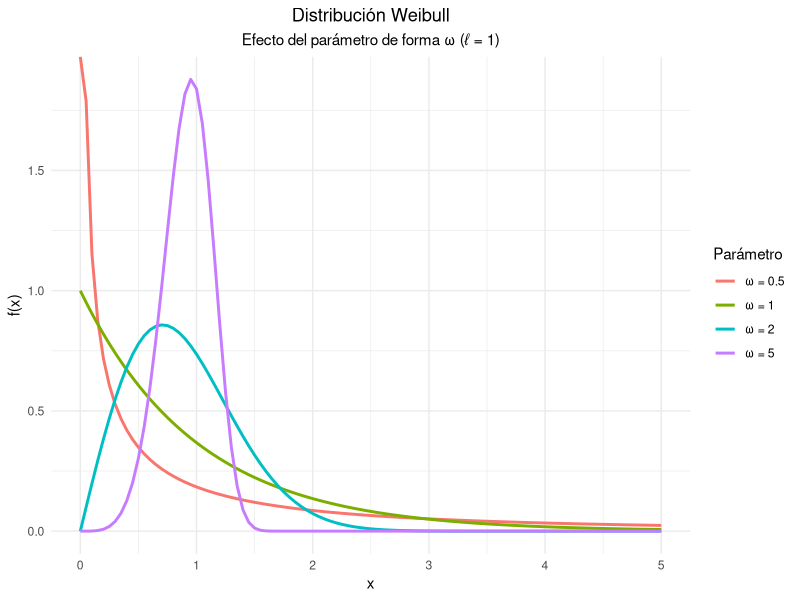
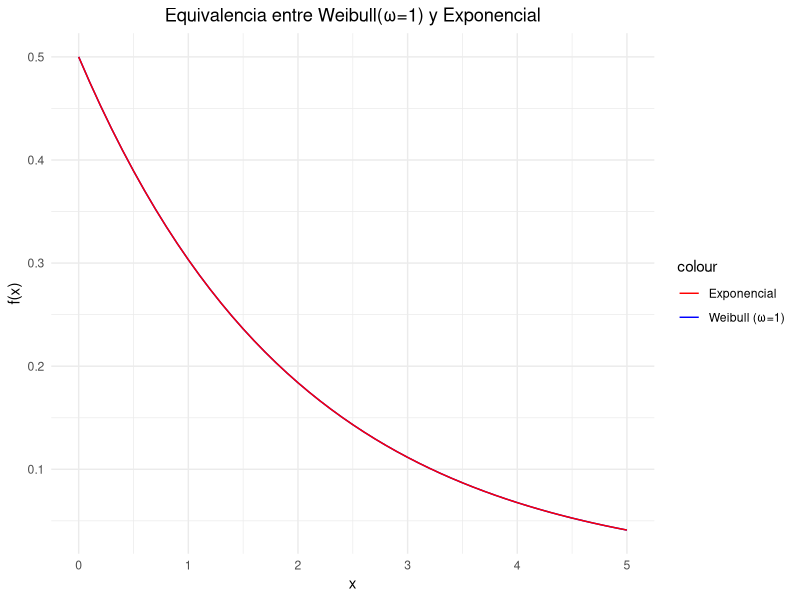
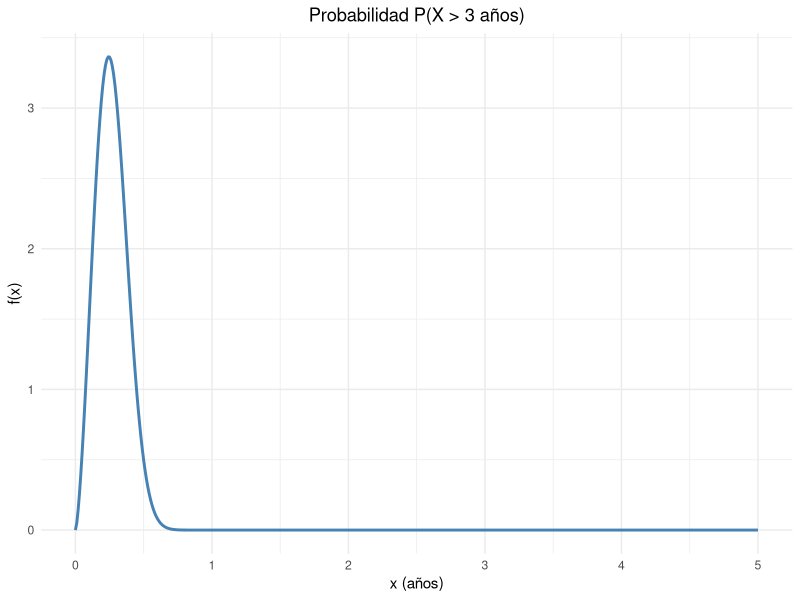

Here is the R script that generated these plots, in order:
## ---- chunk 1
#| label: setup
#| include: false
library(tidyverse)
library(kableExtra)
library(gridExtra)
## ---- chunk 2
dweibull(2, shape = 2, scale = 3)   # evalúa la densidad f(x)
pweibull(2, shape = 2, scale = 3)   # calcula P(X≤x)
rweibull(10, shape = 2, scale = 3)  # genera valores aleatorios
## ---- chunk 3
shape <- 2
scale <- 0.5

x <- seq(0, 5, by = 0.1)
f_x <- dweibull(x, shape, scale)
F_x <- pweibull(x, shape, scale)

tabla_weibull <- data.frame(
  x = round(x, 2),
  f_x = round(f_x, 5),
  F_x = round(F_x, 5)
)

kable(head(tabla_weibull, 10),
      caption = "Distribución Weibull: ω = 2, ℓ = 0.5",
      col.names = c("x", "f(x)", "F(x)")) |>
  kable_styling(bootstrap_options = "striped", full_width = F)

## ---- chunk 4
parametros <- c(0.5, 1, 2, 5)
x_vals <- seq(0, 5, by = 0.05)

datos_graf <- expand.grid(x = x_vals, shape = parametros) |>
  mutate(fx = dweibull(x, shape, scale = 1),
         label = paste("ω =", shape))

ggplot(datos_graf, aes(x = x, y = fx, color = label)) +
  geom_line(linewidth = 1) +
  labs(title = "Distribución Weibull",
       subtitle = "Efecto del parámetro de forma ω (ℓ = 1)",
       x = "x",
       y = "f(x)",
       color = "Parámetro") +
  theme_minimal() +
  theme(plot.title = element_text(hjust = 0.5),
        plot.subtitle = element_text(hjust = 0.5))
## ---- chunk 5
x <- seq(0, 5, by = 0.1)
weibull_exp <- dweibull(x, shape = 1, scale = 2)
exponencial <- dexp(x, rate = 1/2)

comparacion <- data.frame(
  x = x,
  Weibull = weibull_exp,
  Exponencial = exponencial
)

ggplot(comparacion) +
  geom_line(aes(x = x, y = Weibull, color = "Weibull (ω=1)")) +
  geom_line(aes(x = x, y = Exponencial, color = "Exponencial")) +
  labs(title = "Equivalencia entre Weibull(ω=1) y Exponencial",
       x = "x", y = "f(x)") +
  theme_minimal() +
  theme(plot.title = element_text(hjust = 0.5)) +
  scale_color_manual(values = c("red", "blue"))
## ---- chunk 6
shape <- 2.5
scale <- 0.3
x <- 3

prob_mayor_3 <- 1 - pweibull(x, shape, scale)
cat("P(X > 3 años) =", round(prob_mayor_3, 4), "\n")
## ---- chunk 7
x_vals <- seq(0, 5, 0.01)
fx <- dweibull(x_vals, shape, scale)

ggplot(data.frame(x_vals, fx), aes(x = x_vals, y = fx)) +
  geom_line(color = "steelblue", linewidth = 1) +
  geom_area(data = subset(data.frame(x_vals, fx), x_vals > 3),
            aes(x = x_vals, y = fx), fill = "red", alpha = 0.4) +
  labs(title = "Probabilidad P(X > 3 años)",
       x = "x (años)",
       y = "f(x)") +
  theme_minimal() +
  theme(plot.title = element_text(hjust = 0.5))
